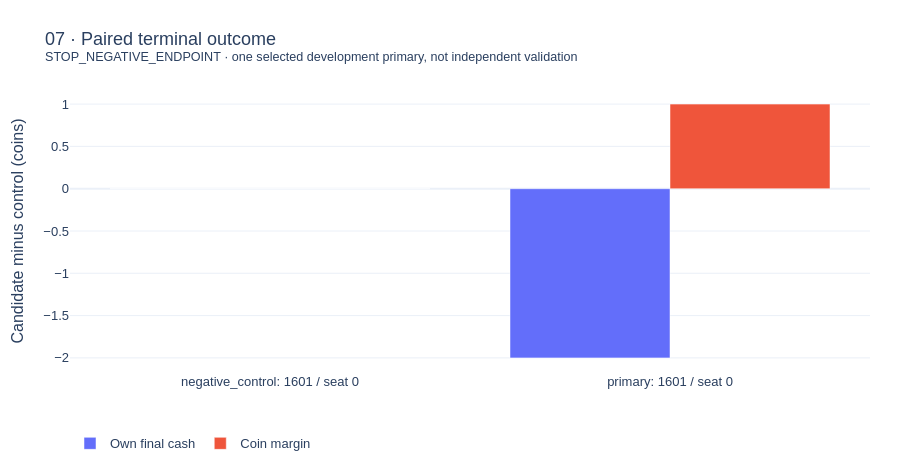

Notebook code cell kept with this figure:
### Code cell
pilot = json.loads((OUT / 'pilot/report.json').read_text())
print(pilot['status'], pilot['decision'])
if pilot.get('completed_pairs'):
    display(pd.read_csv(OUT / 'pilot/paired_results.csv')[['seed','seat','role','coins_delta','coin_margin_delta',
        'local_match_score_delta','same_state_farm_changes']])
else:
    print('No pilot transitions: the feature family did not change a first action in the screen.')
pilot_plots = pilot_figures(OUT)
pilot_plots[0].show()

### Figure 1 — Plotly figure (JSON) as saved in the notebook; plotly's stock layout.template omitted (floating-point values rounded to 4 significant figures)
{"data": [{"name": "Own final cash", "type": "bar", "x": ["negative_control: 1601 / seat 0", "primary: 1601 / seat 0"], "y": [0.0, -2.0]}, {"name": "Coin margin", "type": "bar", "x": ["negative_control: 1601 / seat 0", "primary: 1601 / seat 0"], "y": [0.0, 1.0]}], "layout": {"font": {"family": "Arial", "size": 13}, "height": 470, "legend": {"orientation": "h", "y": -0.2}, "margin": {"b": 70, "l": 70, "r": 30, "t": 90}, "title": {"text": "07 · Paired terminal outcome<br><sup>STOP_NEGATIVE_ENDPOINT · one selected development primary, not independent validation</sup>"}, "yaxis": {"title": {"text": "Candidate minus control (coins)"}}}}
